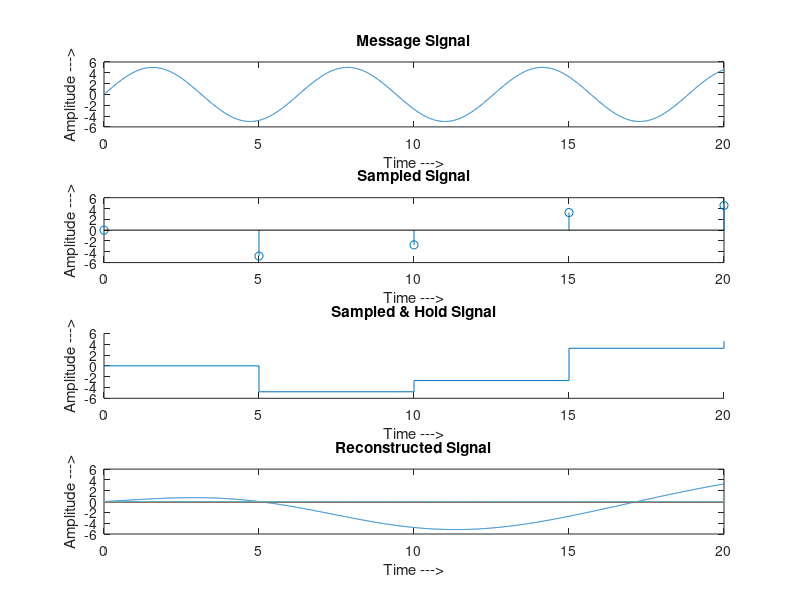

Source code (MATLAB):
clc;
close all;
clear all;
Ts=input('Enter the sampling period:');
t=0:0.01:20;
ts=0:Ts:20;
msg=5*sin(t);
sampledmsg=5*sin(ts);
%Original message%
subplot(4,1,1);
plot(t,msg);
axis([0 20 -6 6]);
title('Message Signal');
ylabel('Amplitude --->');
xlabel('Time --->');
%Sampled Signal%
subplot(4,1,2);
stem(ts,sampledmsg);
axis([0 20 -6 6]);
title('Sampled Signal');
ylabel('Amplitude --->');
xlabel('Time --->');
%Sampled & Hold Signal%
subplot(4,1,3);
hold on
stairs(ts,sampledmsg);
hold off
axis([0 20 -6 6]);
title('Sampled & Hold Signal');
ylabel('Amplitude --->');
xlabel('Time --->');
%Reconstructed Signal%
rmsg= zeros(length(t));
for i=1:length(t)
    for j=1:length(sampledmsg)
        rmsg(i)=rmsg(i)+sampledmsg(j)*sinc((1/Ts)*t(i)-j);
    end
end
subplot(4,1,4);
plot(t,rmsg);
axis([0 20 -6 6]);
title('Reconstructed Signal');
ylabel('Amplitude --->');
xlabel('Time --->');